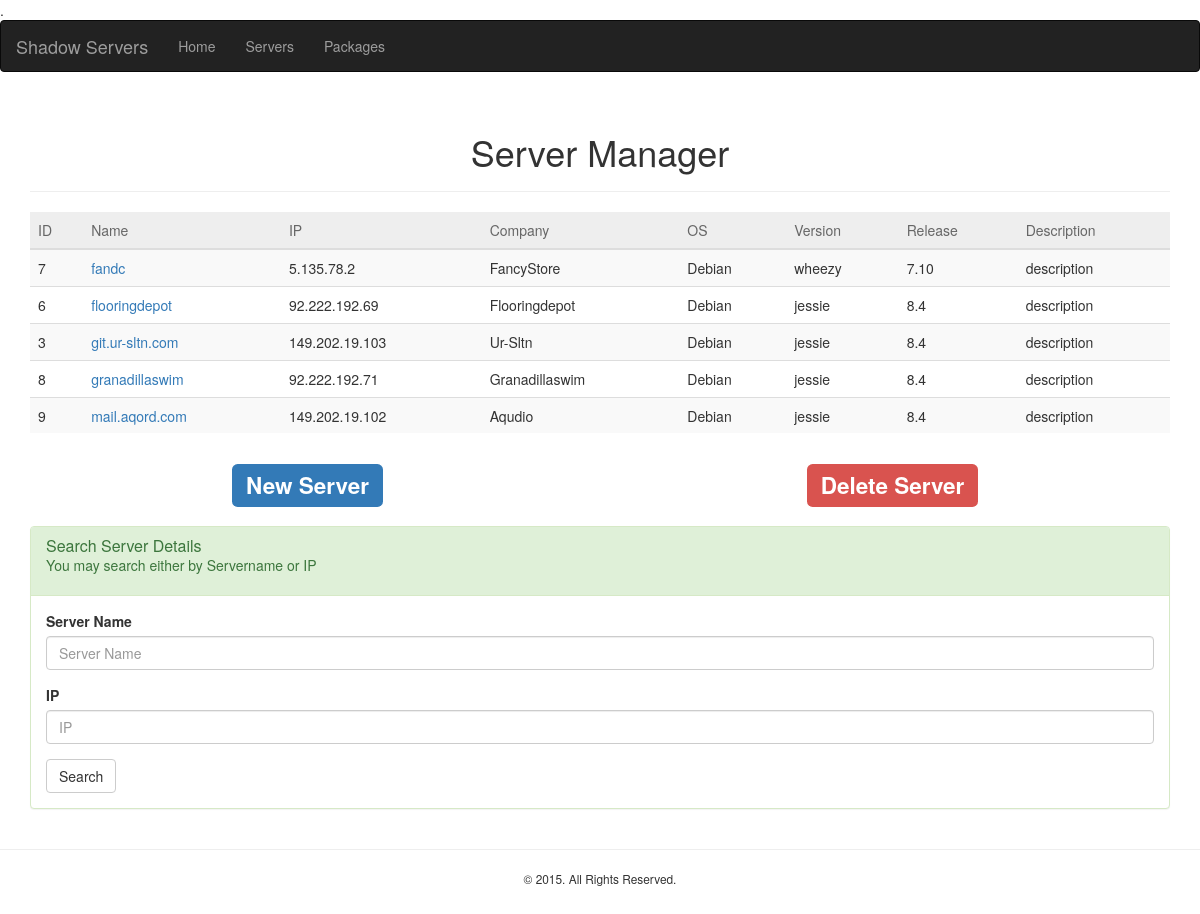
Screenshot of /Servers.php with the database file from the repository.
### tables this page shows
CREATE TABLE `servers` (
  `id` int(6) unsigned NOT NULL AUTO_INCREMENT,
  `servername` varchar(30) NOT NULL,
  `ip` varchar(30) NOT NULL,
  `company` varchar(60) DEFAULT NULL,
  `OS` varchar(50) DEFAULT NULL,
  `version` varchar(50) DEFAULT NULL,
  `description` varchar(120) DEFAULT NULL,
  `releasever` varchar(120) DEFAULT NULL,
  `sshp` int(6) DEFAULT NULL,
  `RAM` int(10) DEFAULT NULL,
  `CPUF` int(10) DEFAULT NULL,
  `CPUArch` varchar(10) DEFAULT NULL,
  `CPUNo` varchar(10) DEFAULT NULL,
  `CPUSockets` varchar(10) DEFAULT NULL,
  `CPUThreads` varchar(10) DEFAULT NULL,
  `CPUC` varchar(10) DEFAULT NULL,
  PRIMARY KEY (`id`),
  UNIQUE KEY `serverips` (`ip`)
);

### Servers.php (the view, shortened to what this page needs)
<?php
include 'inc/html/header.php';
$servers = 'SELECT * from servers ORDER BY servername';
$conn = mysqli_connect($db_host, $db_user, $db_pass, $db_name);
$result = $conn->query($servers);
?>
<div class="container">
	<div class="page-header">
		<h1 style="text-align: center;">Server Manager</h1>
	</div>
	<div class="table-responsive">
		<table class="table table-striped sortable">
			<thead>
				<tr>
					<th scope="col">ID</th>
					<th scope="col">Name</th>
					<th scope="col">IP</th>
					<th scope="col">Company</th>
					<th scope="col">OS</th>
					<th scope="col">Version</th>
					<th scope="col">Release</th>
					<th scope="col">Description</th>
				</tr>
			</thead>
			<tbody>
			<?php
			if ($result->num_rows > 0) { ?>
				<?php while($row = $result->fetch_assoc()) { ?>
					<tr>
						<td><?php echo $row["id"]; ?></td>
						<td><a href="Servers.php?id=<?php echo $row['id']; ?>#server<?php echo $row['id']; ?>"><?php echo $row["servername"]; ?></a></td>
						<td><?php echo $row["ip"]; ?></td>
						<td><?php echo $row["company"]; ?></td>
						<td><?php echo $row["OS"]; ?></td>
						<td><?php echo $row["version"]; ?></td>
						<td><?php echo $row["releasever"]; ?></td>
						<td><?php echo $row["description"]; ?></td>
					</tr>
				<?php } ?>
			<?php } else {
					echo "<tr>0 results</tr>";
				}
			?>
			</tbody>
		</table>
	</div>
	<div class="row">
		<div class="col-md-6">
			<h2><center><a href="NewServer.php" class="label label-primary">New Server</a></center></h2>
		</div>
		<div class="col-md-6">
			<h2><center><a href="DelServer.php" class="label label-danger">Delete Server</a></center></h2>
		</div>
	</div>
	<br />
	<div class="panel panel-success">
		<div class="panel-heading">
			<h3 class="panel-title">Search Server Details</h3>
			<p>You may search either by Servername or IP</p>
		</div>
		<div class="panel-body">
		    <form method="post" action="Servers.php?go" id="searchform">
			  <div class="form-group">
			    <label for="servername">Server Name</label>
			    <input type="text" class="form-control" id="servername" name="servername" placeholder="Server Name">
			  </div>
			  <div class="form-group">
			    <label for="ip">IP</label>
			    <input type="text" class="form-control" id="ip" name="ip" placeholder="IP">
			  </div>
		      <input class="btn btn-default" type="submit" name="submit" value="Search">
		    </form>
		</div>
	</div>
</div>
<?php
	include 'inc/html/footer.php';

### inc/html/header.php (shortened to what this page needs)
<!DOCTYPE HTML PUBLIC "-//W3C//DTD HTML 4.01 Frameset//EN">
<html lang="en">
  <head>
    <link href="style.css" rel="stylesheet">
    <link href="http://getbootstrap.com/dist/css/bootstrap-theme.min.css" rel="stylesheet">
  </head>
  <body>
  <?php
    include 'nav.php';
    echo CNavigation::GenerateMenu($menu);
  ?>

### nav.php (shortened to what this page needs)
<?php
$menu = array(
		'home'  => array('text'=>'Home',  'url'=>'index.php'),
		'Servers'  => array('text'=>'Servers',  'url'=>'Servers.php'),
		'Patches' => array('text'=>'Packages', 'url'=>'Packages.php'),
);
class CNavigation {
  public static function GenerateMenu($items) {
  	$html = ".";
    $html .= '<nav class="navbar navbar-inverse">';
      $html .= '<div class="container-fluid">';
        $html .= '<div class="navbar-header">';
          $html .= '<button type="button" class="navbar-toggle collapsed" data-toggle="collapse" data-target="#bs-example-navbar-collapse-1" aria-expanded="false">';
            $html .= '<span class="sr-only">Toggle navigation</span>';
            $html .= '<span class="icon-bar"></span>';
            $html .= '<span class="icon-bar"></span>';
            $html .= '<span class="icon-bar"></span>';
          $html .= '</button>';
          $html .= '<a class="navbar-brand" href="#">Shadow Servers</a>';
        $html .= '</div>';
        $html .= '<div class="collapse navbar-collapse" id="bs-example-navbar-collapse-1">';
          $html .= '<ul class="nav navbar-nav">';
              foreach($items as $item) {
                $url = $item["url"];
                $text = $item["text"];
                $html .= '<li><a href="'.$url.'">'.$text.'</a></li>';
              }
          $html .= '</ul>';
        $html .= '</div>';
      $html .= '</div>';
    $html .= '</nav>';
    return $html;
  }
};
?>

### inc/html/footer.php (shortened to what this page needs)
<hr />
	<footer>
		<center><small>© 2015. All Rights Reserved.</small></center>
	</footer>
  </body>
</html>

### rows the page displays
servers: id "7", servername "fandc", ip "5.135.78.2", company "FancyStore", OS "Debian", version "wheezy", releasever "7.10", description "description"
servers: id "6", servername "flooringdepot", ip "92.222.192.69", company "Flooringdepot", OS "Debian", version "jessie", releasever "8.4", description "description"
servers: id "3", servername "git.ur-sltn.com", ip "149.202.19.103", company "Ur-Sltn", OS "Debian", version "jessie", releasever "8.4", description "description"
servers: id "8", servername "granadillaswim", ip "92.222.192.71", company "Granadillaswim", OS "Debian", version "jessie", releasever "8.4", description "description"
servers: id "9", servername "mail.aqord.com", ip "149.202.19.102", company "Aqudio", OS "Debian", version "jessie", releasever "8.4", description "description"

### other values shown
CNavigation::GenerateMenu($menu) "."
$text "Home"
$text "Servers"
$text "Packages"
